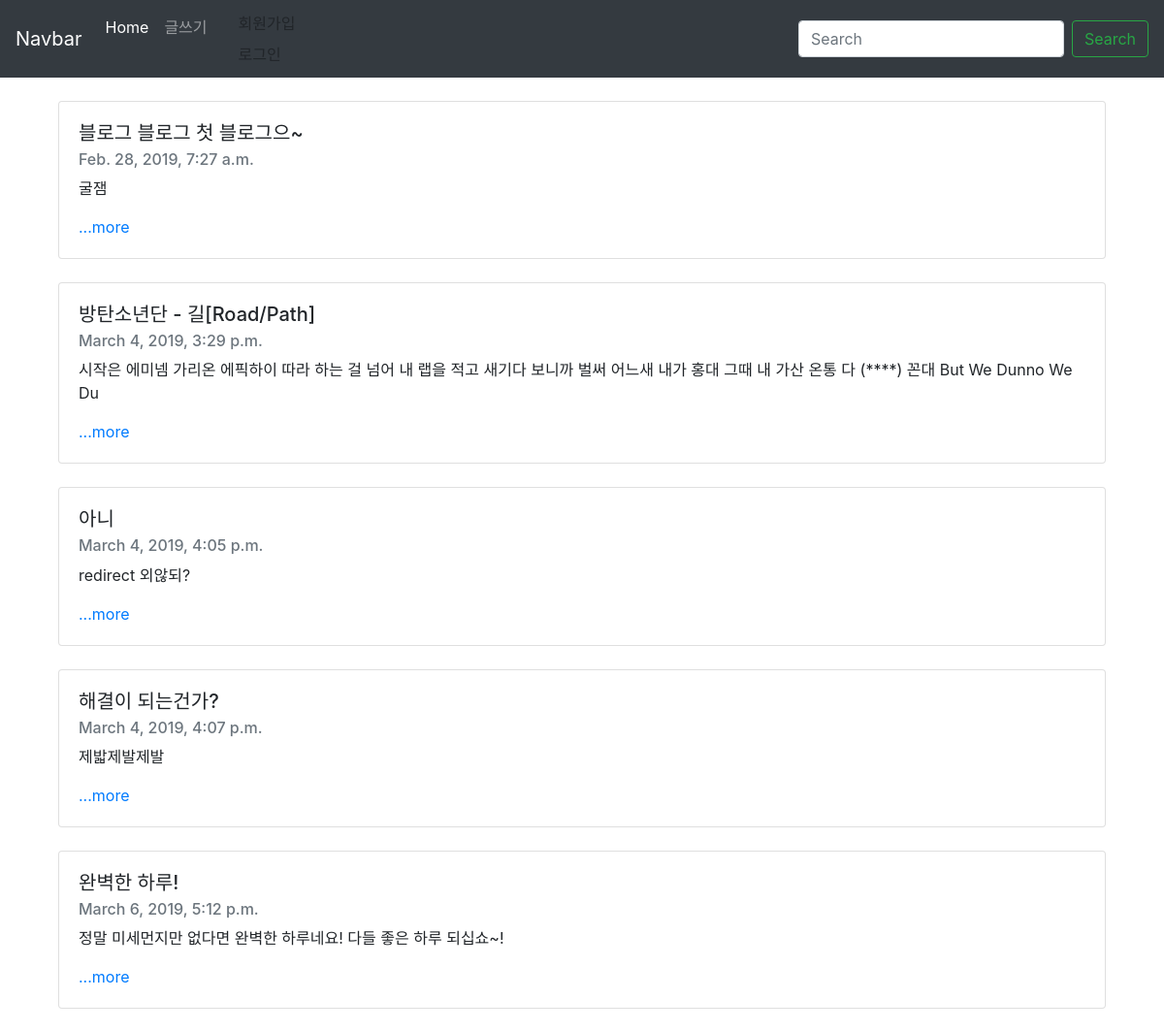
Before: / with the older database file.
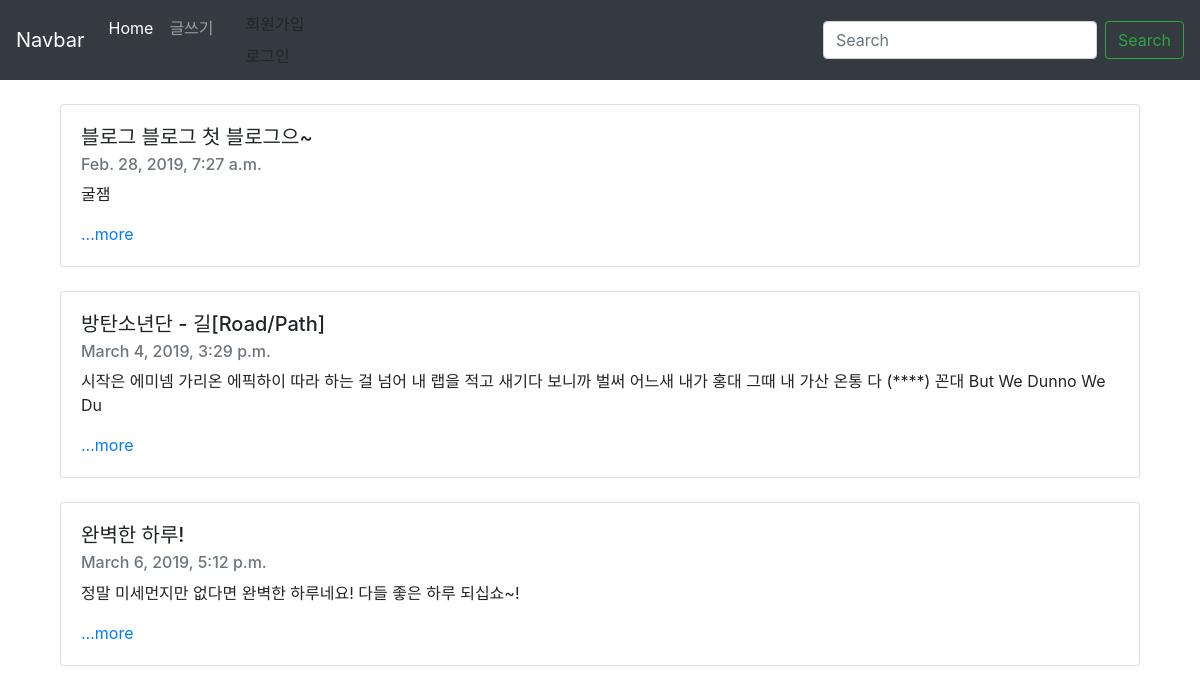
After: the same page with the newer database file.
### blogapp/models.py (models this page shows, shortened)
class Blog(models.Model):
    title = models.CharField(max_length=200)
    pub_date = models.DateTimeField('date published')
    body = models.TextField()
    def summary(self):
        return self.body[:100]

### blogapp/views.py (the view)
# urls.py: 2. Add a URL to urlpatterns:  path('', views.home, name='home')
def home(request):
    blogs = Blog.objects #쿼리셋
    return render(request, 'home.html', {'blogs':blogs})

### blogapp/templates/home.html
{% extends 'base.html' %}
{% block content %}
<body>
<br>
{% for blog in blogs.all %}
    <div class="container">
    <div class="card">
    <div class="card-body">
        <h5 class="card-title">{{ blog.title }}</h5>
        <h6 class="card-subtitle mb-2 text-muted">{{ blog.pub_date }}</h6>
        <p class="card-text">{{ blog.summary }}</p>
        <a href="{% url 'detail' blog.id %}" class="card-link">...more</a>
    </div>
    </div><br>
    </div>
{% endfor %}
</body>
{% endblock %}

### blogproject/templates/base.html (shortened to what this page needs)
<head>
    <link rel="stylesheet" href="https://stackpath.bootstrapcdn.com/bootstrap/4.3.1/css/bootstrap.min.css">
</head>
<body>
    <nav class="navbar navbar-expand-lg navbar-dark bg-dark">
    <a class="navbar-brand" href="#">Navbar</a>
    <div class="collapse navbar-collapse" id="navbarSupportedContent">
        <ul class="navbar-nav mr-auto">
        <li class="nav-item active">
            <a class="nav-link" href="{% url 'home' %}">Home <span class="sr-only">(current)</span></a>
        </li>
        <li class="nav-item">
            <a class="nav-link" href="{% url 'new' %}">글쓰기</a>
        </li>
        {% if user.is_authenticated %}
        <li class="nav-item dropdown">
            <a class="nav-link dropdown-toggle" href="#" id="navbarDropdown" role="button" data-toggle="dropdown" aria-haspopup="true" aria-expanded="false">
            Dropdown
            </a>
            <div class="dropdown-menu" aria-labelledby="navbarDropdown">
            <a class="dropdown-item" href="{% url 'portfolio' %}">Portfolio</a>
            <div class="dropdown-divider"></div>
            <a class="dropdown-item" href="javascript:{document.getElementById('logout').submit()}">로그아웃</a>
            <form id="logout" method="POST" action="{% url 'logout' %}">
                {% csrf_token %} <input type="hidden" />
            </form>
            </div>
        </li>
        {% else %}
        <li class="nav-item">
            <a class="dropdown-item" href="{% url 'signup' %}" tabindex="-1" aria-disabled="true">회원가입</a>
            <a class="dropdown-item" href="{% url 'login' %}" tabindex="-1" aria-disabled="true">로그인</a>
        </li>
        {% endif %}
        </ul>
        <form class="form-inline my-2 my-lg-0">
        <input class="form-control mr-sm-2" type="search" placeholder="Search" aria-label="Search">
        <button class="btn btn-outline-success my-2 my-sm-0" type="submit">Search</button>
        </form>
    </div>
    </nav>
<div class="container">
{% block content %}{% endblock %}
</div>
</body>

Changed rows visible on the page:
removed Blog: title "아니", pub_date "March 4, 2019, 4:05 p.m.", summary "redirect 외않되?"
removed Blog: title "해결이 되는건가?", pub_date "March 4, 2019, 4:07 p.m.", summary "제밟제발제발"
